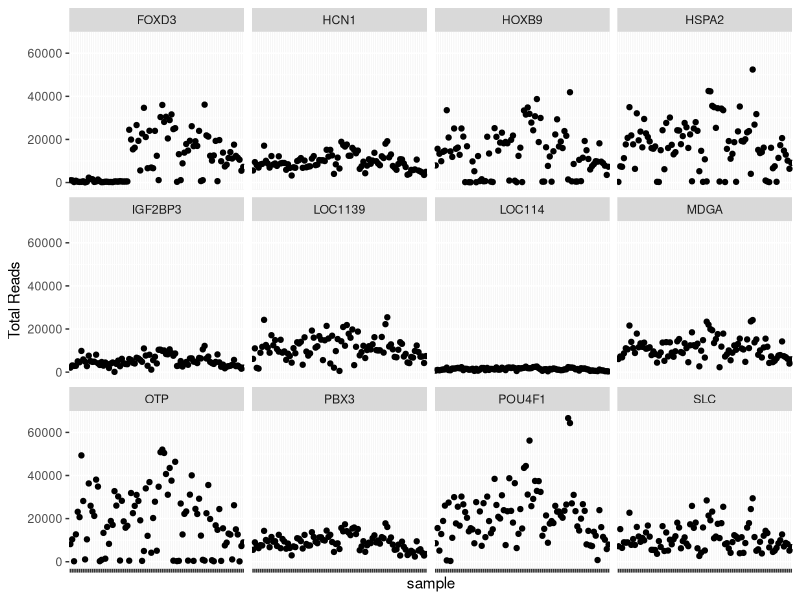
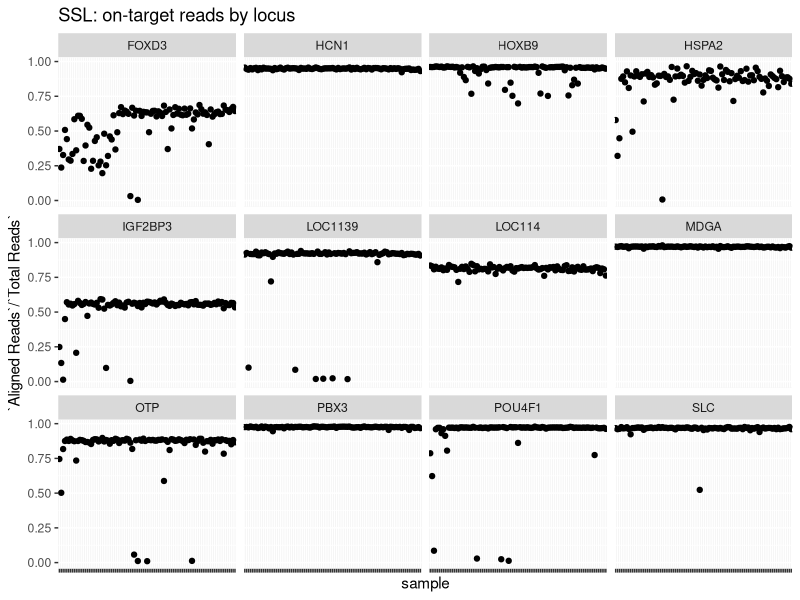
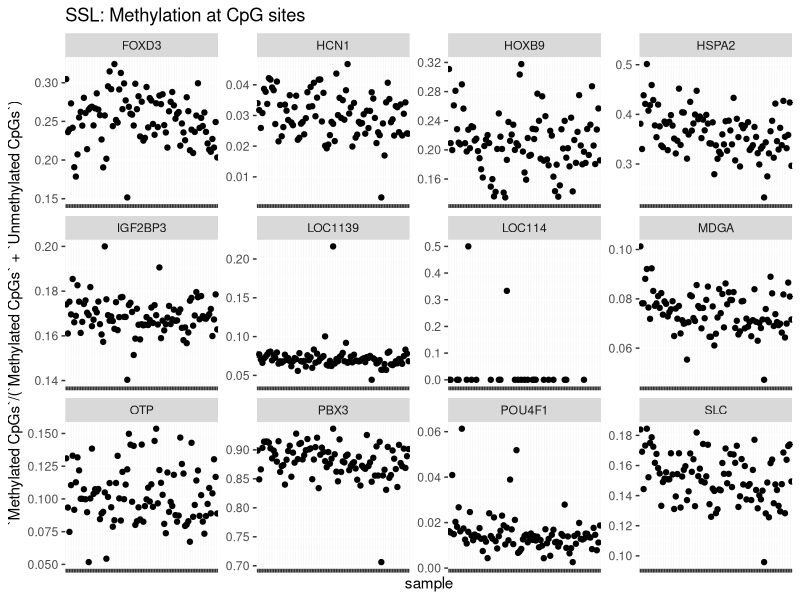
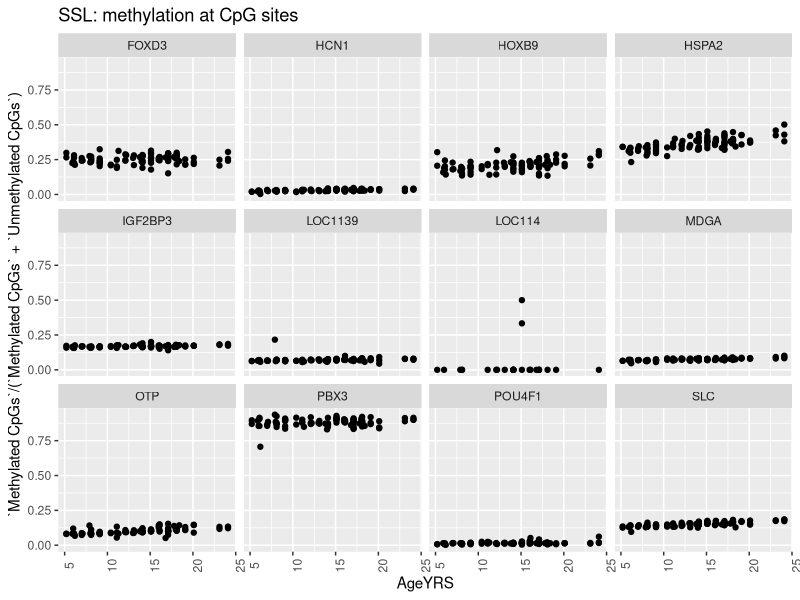
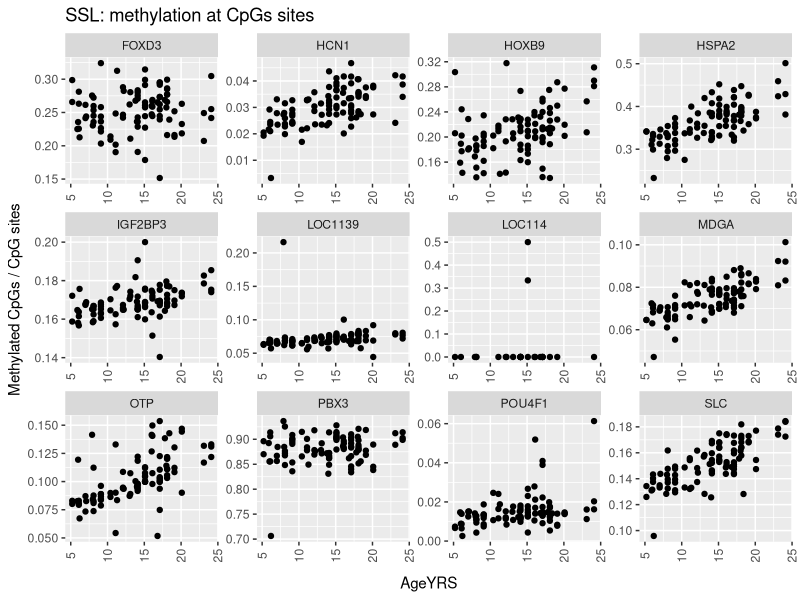
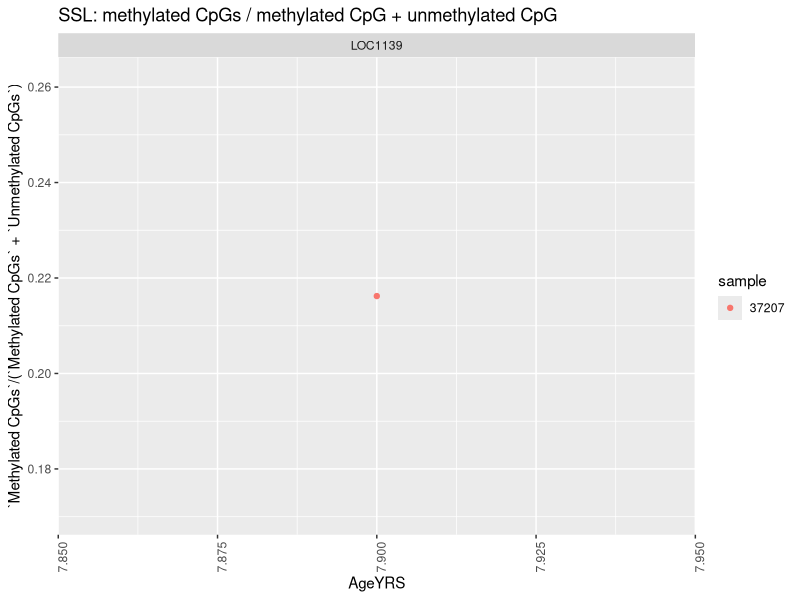
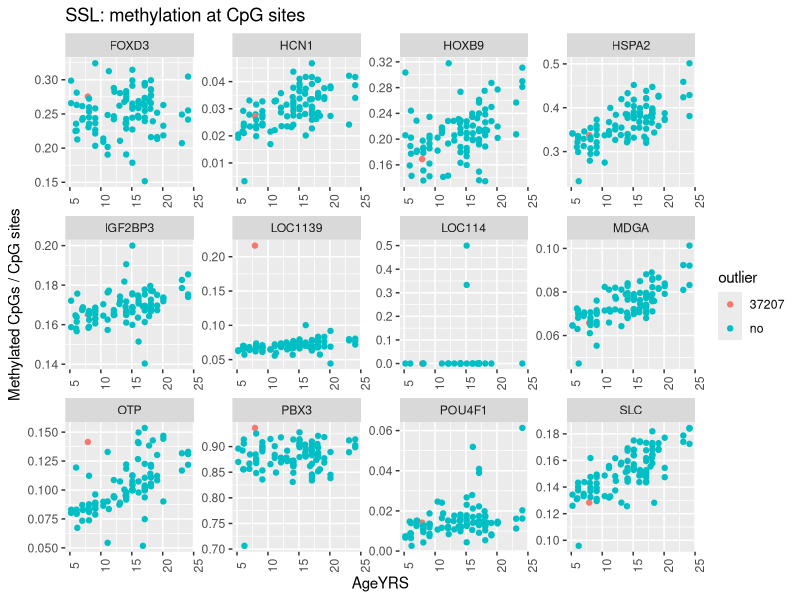
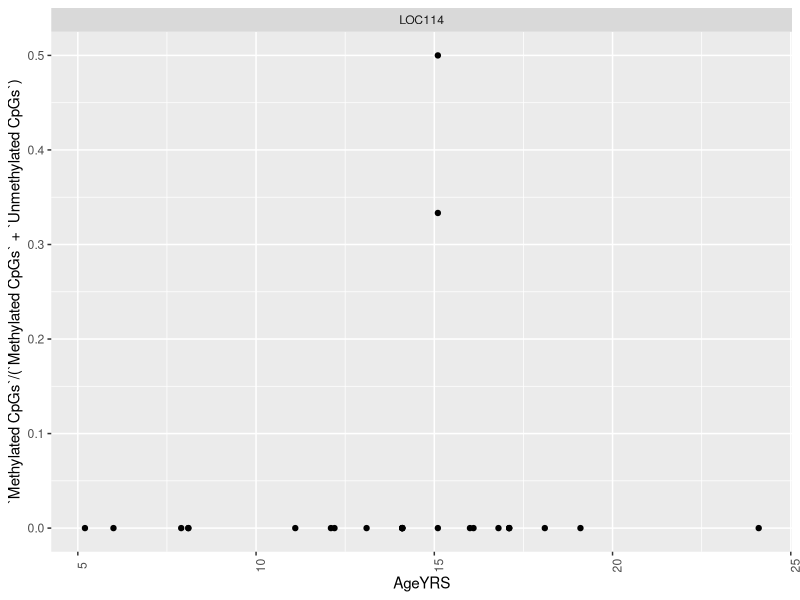

Recreate these plots in R, in order. (Note: this script raises an error after producing the figures.)
## ---- chunk 1
knitr::opts_chunk$set(echo = TRUE)
## ---- chunk 2
library(tidyverse)

metadata <- read_csv("../data/Ejubatus_ABLG_export_20250506.csv") %>%
  mutate(ABLG = as.character(ABLG))

data <- read_csv("../data/locus002_bismark_summary_report.csv")

sample_df <- data %>%
  mutate(File = str_replace(File, "/home/cgumbi/methylation/sea_lion/bismark_output/locus002/alignment/", "")) %>%
  mutate(File = str_replace(File, "_S*_*_L001_R1_trimmed_bismark_bt2_pe.bam", "")) %>%
  separate(File, into = c("sample", "locus")) %>%
  filter(!locus %in% c("S0", "SSL"))
  
## ---- chunk 3
loc114 <- read_csv("../data/Loci114_bismark_summary.csv") 

loc114_df <- loc114 %>%
  mutate(File = str_replace(File, "./", "")) %>%
  separate(File, into = c("sample", "toss"), sep = "_S") %>%
  select(-toss) %>%
  mutate(locus = "LOC114") %>%
  select(sample, locus, everything())

# and then combine with the sample df
ssl_bismark_output <- loc114_df %>%
  bind_rows(sample_df)
## ---- chunk 4
ssl_bismark_output %>%
  ggplot(aes(x = sample, y = `Total Reads`)) +
  geom_point() +
  facet_wrap(.~locus) +
  theme(
    axis.text.x = element_blank()
  ) 
## ---- chunk 5
ssl_bismark_output %>%
  ggplot(aes(x = sample, y = `Aligned Reads`/`Total Reads`)) +
  geom_point() +
  facet_wrap(.~locus) +
  theme(
    axis.text.x = element_blank()
  ) +
  labs(title = "SSL: on-target reads by locus")
  
## ---- chunk 6

ssl_bismark_output %>%
  ggplot(aes(x = sample, y = `Methylated CpGs`/(`Methylated CpGs` + `Unmethylated CpGs`))) +
  geom_point() +
  facet_wrap(.~locus, scales = "free") +
  theme(
    axis.text.x = element_blank()
  ) +
  labs(title = "SSL: Methylation at CpG sites")


## ---- chunk 7
ssl_bismark_output %>%
  left_join(., metadata, by = c("sample" = "ABLG")) %>%
  ggplot(aes(x = AgeYRS, y = `Methylated CpGs`/(`Methylated CpGs` + `Unmethylated CpGs`))) +
  geom_point() +
  facet_wrap(.~locus) +
  theme(
    axis.text.x = element_text(angle = 90)
  ) +
  labs(title = "SSL: methylation at CpG sites")

## ---- chunk 8
ssl_bismark_output %>%
  left_join(., metadata, by = c("sample" = "ABLG")) %>%
  ggplot(aes(x = AgeYRS, y = `Methylated CpGs`/(`Methylated CpGs` + `Unmethylated CpGs`))) +
  geom_point() +
  facet_wrap(.~locus, scales = "free") +
  theme(
    axis.text.x = element_text(angle = 90, vjust = 0.5),
    axis.title.x = element_text(margin = margin(t = 10))
  ) +
  labs(title = "SSL: methylation at CpGs sites",
        y = "Methylated CpGs / CpG sites")

ggsave("outputs/Methylated_CpGs_by_locus.png", width = 10, height = 8)
## ---- chunk 9
ssl_bismark_output %>%
  filter(locus == "LOC1139" & `Methylated CpGs`/(`Methylated CpGs` + `Unmethylated CpGs`) > 0.2) %>%
  left_join(., metadata, by = c("sample" = "ABLG")) %>%
  ggplot(aes(x = AgeYRS, y = `Methylated CpGs`/(`Methylated CpGs` + `Unmethylated CpGs`), color = sample)) +
  geom_point() +
  facet_wrap(.~locus, scales = "free") +
  theme(
    axis.text.x = element_text(angle = 90)
  ) +
  labs(title = "SSL: methylated CpGs / methylated CpG + unmethylated CpG")

## ---- chunk 10
ssl_bismark_output %>%
  mutate(outlier = ifelse(sample == "37207", "37207", "no")) %>%
  left_join(., metadata, by = c("sample" = "ABLG")) %>%
  ggplot(aes(x = AgeYRS, y = `Methylated CpGs`/(`Methylated CpGs` + `Unmethylated CpGs`), color = outlier)) +
  geom_point() +
  facet_wrap(.~locus, scales = "free") +
  theme(
    axis.text.x = element_text(angle = 90)
  ) +
  labs(title = "SSL: methylation at CpG sites",
       y = "Methylated CpGs / CpG sites")
  
## ---- chunk 11
ssl_bismark_output %>%
  filter(locus == "LOC114") %>%
  left_join(., metadata, by = c("sample" = "ABLG")) %>%
  ggplot(aes(x = AgeYRS, y = `Methylated CpGs`/(`Methylated CpGs` + `Unmethylated CpGs`))) +
  geom_point() +
  facet_wrap(.~locus, scales = "free") +
  theme(
    axis.text.x = element_text(angle = 90)
  )
## ---- chunk 12
ssl_bismark_output %>%
  write_csv("outputs/SSL_singleplex_bismark_output.csv")
